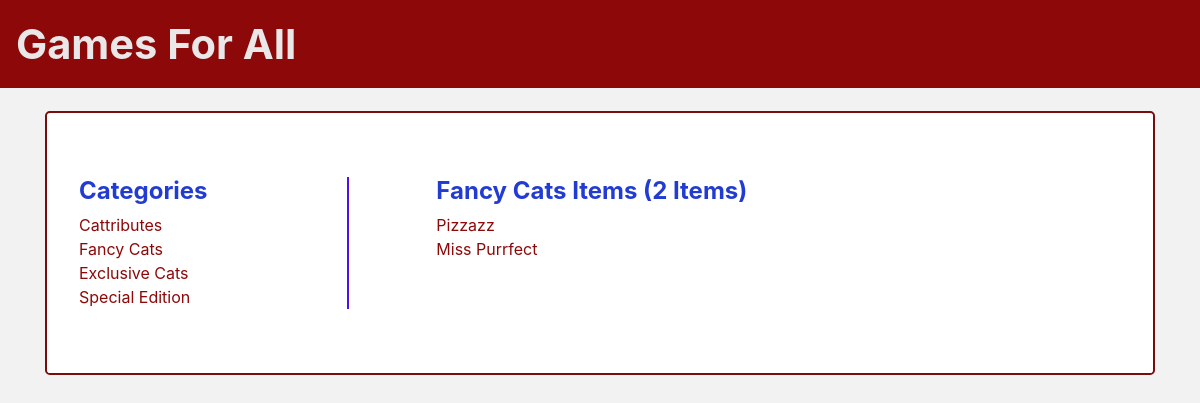
Page /catalog/Fancy Cats/items/ on the committed database.
### db_setup.py (models this page shows, shortened)
class Category(Base):
    __tablename__ = 'category'
    id = Column(Integer, primary_key=True)
    name = Column(String(250), nullable=False)
    user_id = Column(Integer, ForeignKey('user.id'))
    user = relationship(User)

class Item(Base):
    __tablename__ = 'item'
    name = Column(String(80), nullable=False)
    id = Column(Integer, primary_key=True)
    description = Column(String(250))
    category_name = Column(Integer, ForeignKey('category.id'))
    category = relationship(Category)
    user_id = Column(Integer, ForeignKey('user.id'))
    user = relationship(User)
    picture = Column(String(250))

### project.py (the view)
@app.route('/catalog/<string:category_name>/items/')
def showItems(category_name):
    categories = session.query(Category).all()
    category = session.query(Category).filter_by(name=category_name).first()
    items = session.query(Item).filter_by(category=category)
    return render_template('category.html',
                           categories=categories, category=category,
                           items=items)

### templates/category.html (shortened to what this page needs)
{% include 'top.html' %}
         <main role="main" class="container">
            <div class="jumbotron">
                <div class="row">
                    <div class="col-3">
                        <h1 class="subtitle">Categories</h1>
                        <ul>
                            {% for c in categories %}
                                <li><a class="list" href="{{url_for('showItems', category_name = c.name)}}">{{c.name}}</a></li>
                            {% endfor %}
                        </ul>
                    </div>
                    <div class="col-1">
                        <div class="horizontal-divider"></div>
                    </div>
                    <div class="col-8">
                        <h1 class="subtitle">{{category.name}} Items ({{items.count()}} Items)
                        </h1>
                        <ul>
                            {% for i in items %}
                                <li><a class="list" href="{{url_for('showItem', category_name = category.name, item_name = i.name)}}">{{i.name}}</a></li>
                            {% endfor %}
                        </ul>
                    </div>
                </div>
            </div>
        </main>
    </body>
</html>

### static/main.css (style rules this page uses)
body { background-color: rgb(243, 242, 242); }
h1 { font-weight: bold; font-size: 1.5em; }
.list { color: #8d0808; }
ul { list-style-type: none; margin: 0; padding: 0; color: #8d0808; }
.jumbotron { margin-top: 2%; background-color: #ffffff; border: 2px solid #770d0d; }
.horizontal-divider { border-left: 2px solid #500fe8; height: 100%; position: absolute; }
.subtitle { color: #223cd3; }
a:link, a:visited, a:active, a:hover { color: #8d0808; }

### rows in the picture
Category: name "Cattributes"
Category: name "Fancy Cats"
Category: name "Exclusive Cats"
Category: name "Special Edition"
Item: name "Pizzazz"
Item: name "Miss Purrfect"

### other values in the picture
{{ items.count() }} "2"
